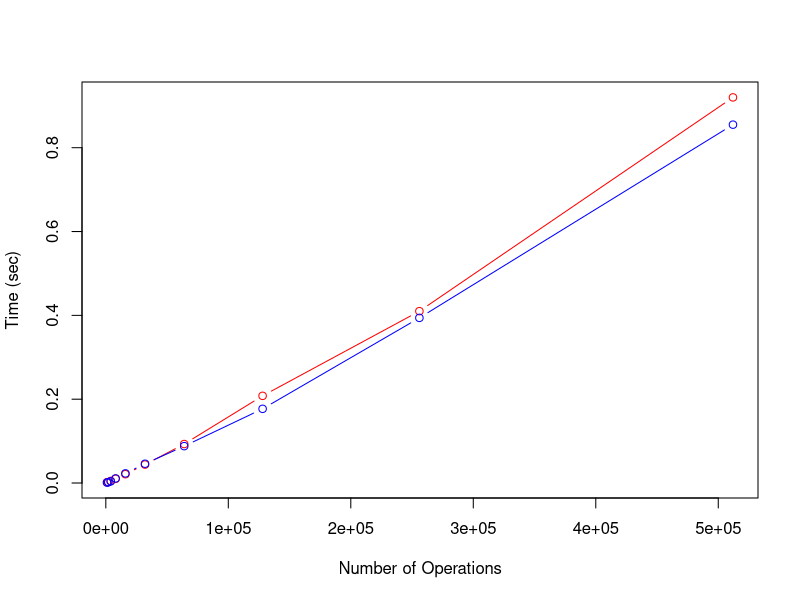

Here is the R script that generated this plot:
#********************************************
#Define the first function
#     This should be the one that you suspect
#     is slower
#********************************************
compute_1 = function(numValues){

  x <- runif(numValues)

  y <- x^2
}

#********************************************
#Define the second function
#     This should be the one that you hope
#     is faster
#********************************************
compute_2 = function(numValues){

  x <- runif(numValues)
  
  y <- x*x
}


#********************************************
#Initialize data for testing
#********************************************
myCount = 1000
numReps = 30
numLoops = 10
time_1 = rep(0.0, numLoops)
time_2 = rep(0.0, numLoops)
countValues = rep(0.0, numLoops)

#********************************************
#In each iteraction, we will pass a value, myCount,
# to each function.  We will increase myCount each
# time through the loop.  We will capture the average
# time to perform numReps replications of the functions
#********************************************
for (i in 1:numLoops){
  print(i)
  time_1[i] = system.time(replicate(numReps, compute_1(myCount)))[3]
  time_2[i] = system.time(replicate(numReps, compute_2(myCount)))[3]
  countValues[i] = myCount
  myCount = myCount*2
  
}


#Create an empty plot with labeled axes
plot(range(countValues), range(c(time_1, time_2)), type='n', xlab="Number of Operations",
     ylab = "Time (sec)")

#Plot the times as a function of the values passed to the function
lines(countValues, time_1, type='b', col='red')
lines(countValues, time_2, type='b', col='blue')

